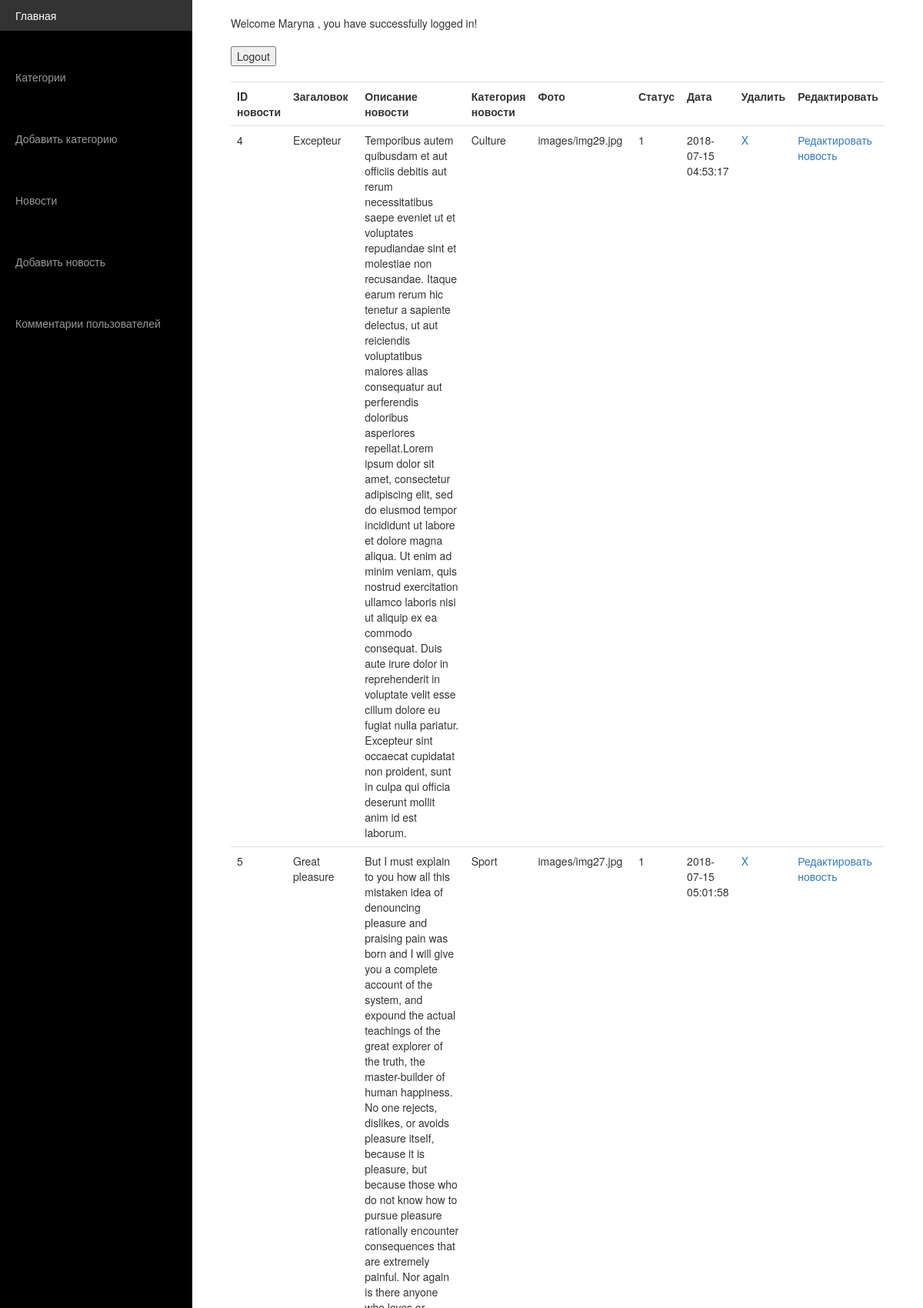
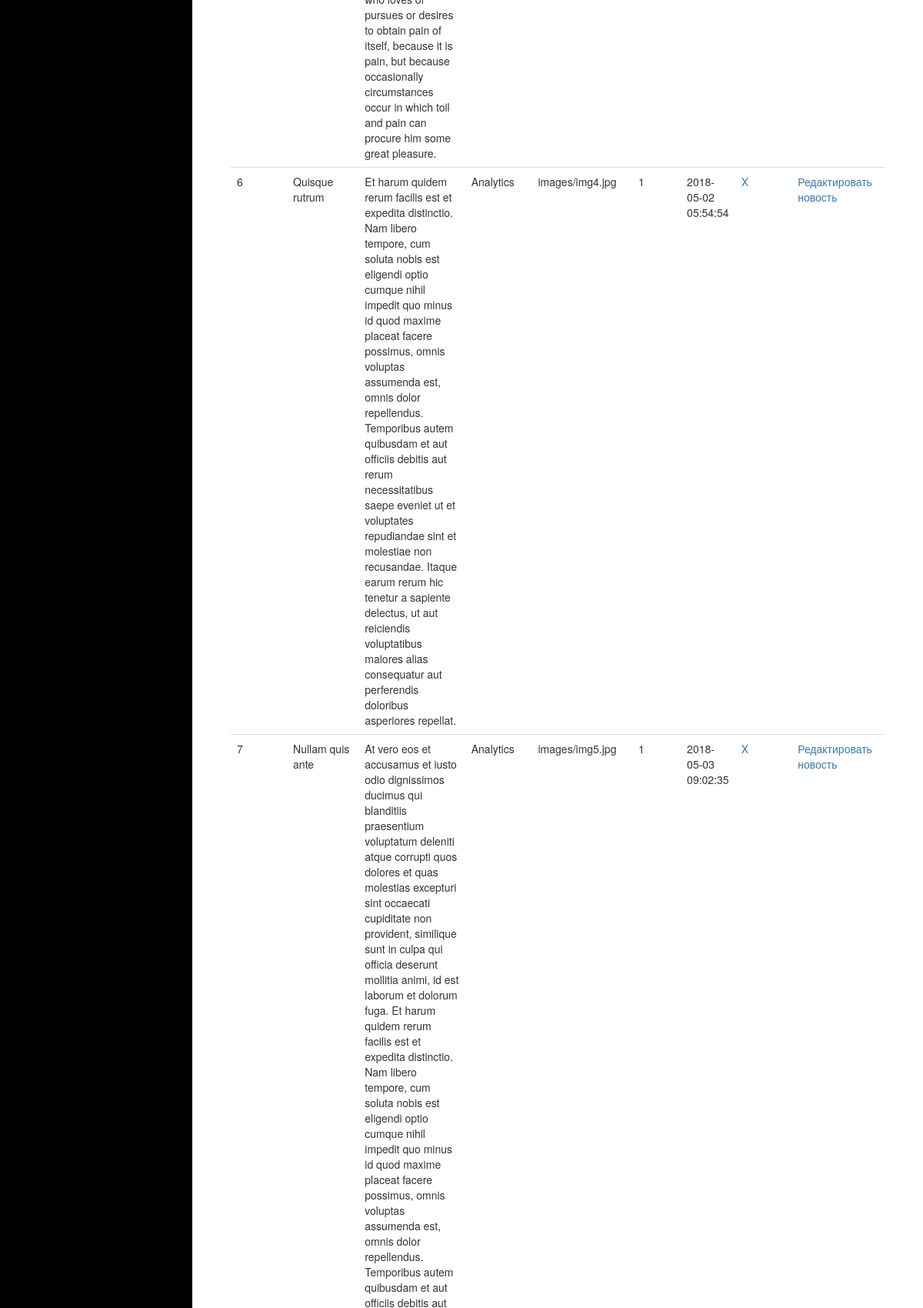
The page /admin/index.php?route=news&action=news_view (signed in, upper part) on the database its author committed (2 pictures, top to bottom).
### tables this page shows
CREATE TABLE IF NOT EXISTS `registered_users` (
  `user_id` int(11) NOT NULL,
  `user_name` varchar(11) NOT NULL,
  `first_name` varchar(11) NOT NULL,
  `last_name` varchar(11) NOT NULL,
  `user_password` varchar(11) NOT NULL,
  `user_email` varchar(11) NOT NULL
);

CREATE TABLE IF NOT EXISTS `news` (
  `id` int(11) NOT NULL,
  `name` varchar(255) NOT NULL,
  `description` text NOT NULL,
  `parent` varchar(255) NOT NULL,
  `image` varchar(255) NOT NULL,
  `status` tinyint(4) NOT NULL,
  `count_view` int(11) NOT NULL,
  `date` datetime NOT NULL
);

CREATE TABLE IF NOT EXISTS `category` (
  `id_cat` int(11) unsigned NOT NULL,
  `name_cat` varchar(255) NOT NULL,
  `description_cat` text NOT NULL,
  `status_cat` tinyint(4) NOT NULL,
  `date_cat` datetime NOT NULL
);

### admin/model/function.php (called while the page is built, shortened)
<?php
require_once 'db_conect.php';
function userName(){
	$db_hendle = new DBController;
	$query = "SELECT * FROM registered_users WHERE user_id='" . $_SESSION["user_id"] . "'";
	$row = $db_hendle->runQuery($query);
	return $row['first_name'];
}
?>

### admin/db_conect.php (called while the page is built, shortened)
<?php
class DBController {
    private $conn = "";
    private $host = "localhost";
    private $user = "st8487";
    private $password = "5af584411cdeb171942181";
    private $database = "test1";
    function __construct() {
        $conn = $this->connectDB();
        if(!empty($conn)) {
            $this->conn = $conn;
        }
    }
    function connectDB() {
        $conn = mysqli_connect($this->host,$this->user,$this->password,$this->database);
                mysqli_set_charset( $conn, 'utf8');
                return $conn;
        }
    function runSelectQuery($query) {
        $result = mysqli_query($this->conn,$query);
        while($row = mysqli_fetch_assoc($result)) {
            $resultset[] = $row;
        }
        if(!empty($resultset))
            return $resultset;
    }
	function runQuery($query) {
        $result = mysqli_query($this->conn,$query);
        $row  = mysqli_fetch_array($result);
        if(!empty($row)){
            return $row;
		}
	}
}

### admin/controller/news.php (called while the page is built, shortened)
<?php
class NewsController{
	public function news_view()
    {
		require_once 'model/news.php';
        $result = News::newsList();
        return $result;
    }
}
$newsData = new NewsController;
$act = $_GET['action'];
$result = $newsData->$act();
require_once 'view/' . $act . '.php';
?>

### admin/model/news.php (called while the page is built, shortened)
<?php
class News{
	public static function newsList()
	{
		$db_hendle = new DBController;
		$query = "SELECT
		a.id,a.name,a.description,a.parent,a.image,a.status,a.count_view,a.date,
		b.id_cat,b.name_cat
		FROM news a
		LEFT JOIN category b
		ON a.parent = b.id_cat
		ORDER BY a.id";
		$result = $db_hendle->runSelectQuery($query);
		return $result;
	}
}
?>

### admin/view/news_view.php (the view)
<table class="table">
    <tr>
        <th>ID новости</th>
        <th>Загаловок</th>
        <th>Описание новости</th>
        <th>Категория новости</th>
        <th>Фото</th>
        <th>Статус</th>
        <th>Дата</th>
        <th>Удалить</th>
        <th>Редактировать</th>
    </tr>
    <?php foreach ($result as $news): ?>
        <tr>
            <td><?php echo $news['id']; ?></td>
            <td><?php echo $news['name']; ?></td>
            <td><?php echo $news['description']; ?></td>
            <td><?php echo $news['name_cat']; ?></td>
            <td><?php echo $news['image']; ?></td>
            <td><?php echo $news['status']; ?></td>
            <td><?php echo $news['date']; ?></td>
            <td><a href="index.php?route=news&action=delete_news&id=<?php echo $news['id']; ?>">X</a></td>
            <td><a href="index.php?route=news&action=edit_news&id=<?php echo $news['id']; ?>">Редактировать новость</a></td>
        </tr>
    <?php endforeach; ?>
</table>

### admin/view/welcome_view.php
<form action="" method="post">
	<div>Welcome <?php echo ucwords($welcome); ?>, you have successfully logged in!<br>
		<br><input type="submit" name="logout" value="Logout"><br></div>
</form><br>

### admin/css/simple-sidebar.css (style rules this page uses)
body { overflow-x: hidden; }

### rows shown on the page
registered_users: first_name "Maryna"
news: id "4", name "Excepteur", description "Temporibus autem quibusdam et aut officiis debitis aut rerum necessitatibus saepe eveniet ut et voluptates repudiandae sint et molestiae non recusandae. Itaque earum rerum hic tenetur a sapiente delectus, ut aut reiciendis voluptatibus maiores alias consequatur aut perferendis doloribus asperiores repellat.Lorem ipsum dolor sit amet, consectetur adipiscing elit, sed do eiusmod tempor incididunt ut labore et dolore magna aliqua. Ut enim ad minim veniam, quis nostrud exercitation ullamco laboris nisi ut aliquip ex ea commodo consequat. Duis aute irure dolor in reprehenderit in voluptate velit esse cillum dolore eu fugiat nulla pariatur. Excepteur sint occaecat cupidatat non proident, sunt in…", category.name_cat "Culture", image "images/img29.jpg", status "1", date "2018-07-15 04:53:17"
news: id "5", name "Great pleasure", description "But I must explain to you how all this mistaken idea of denouncing pleasure and praising pain was born and I will give you a complete account of the system, and expound the actual teachings of the great explorer of the truth, the master-builder of human happiness. No one rejects, dislikes, or avoids pleasure itself, because it is pleasure, but because those who do not know how to pursue pleasure rationally encounter consequences that are extremely painful. Nor again is there anyone who loves or pursues or desires to obtain pain of itself, because it is pain, but because occasionally circumstances occur in which toil and pain can procure him some great pleasure.", category.name_cat "Sport", image "images/img27.jpg", status "1", date "2018-07-15 05:01:58"
news: id "6", name "Quisque rutrum", description "Et harum quidem rerum facilis est et expedita distinctio. Nam libero tempore, cum soluta nobis est eligendi optio cumque nihil impedit quo minus id quod maxime placeat facere possimus, omnis voluptas assumenda est, omnis dolor repellendus. Temporibus autem quibusdam et aut officiis debitis aut rerum necessitatibus saepe eveniet ut et voluptates repudiandae sint et molestiae non recusandae. Itaque earum rerum hic tenetur a sapiente delectus, ut aut reiciendis voluptatibus maiores alias consequatur aut perferendis doloribus asperiores repellat.", category.name_cat "Analytics", image "images/img4.jpg", status "1", date "2018-05-02 05:54:54"
news: id "7", name "Nullam quis ante", category.name_cat "Analytics", image "images/img5.jpg", status "1", date "2018-05-03 09:02:35"
